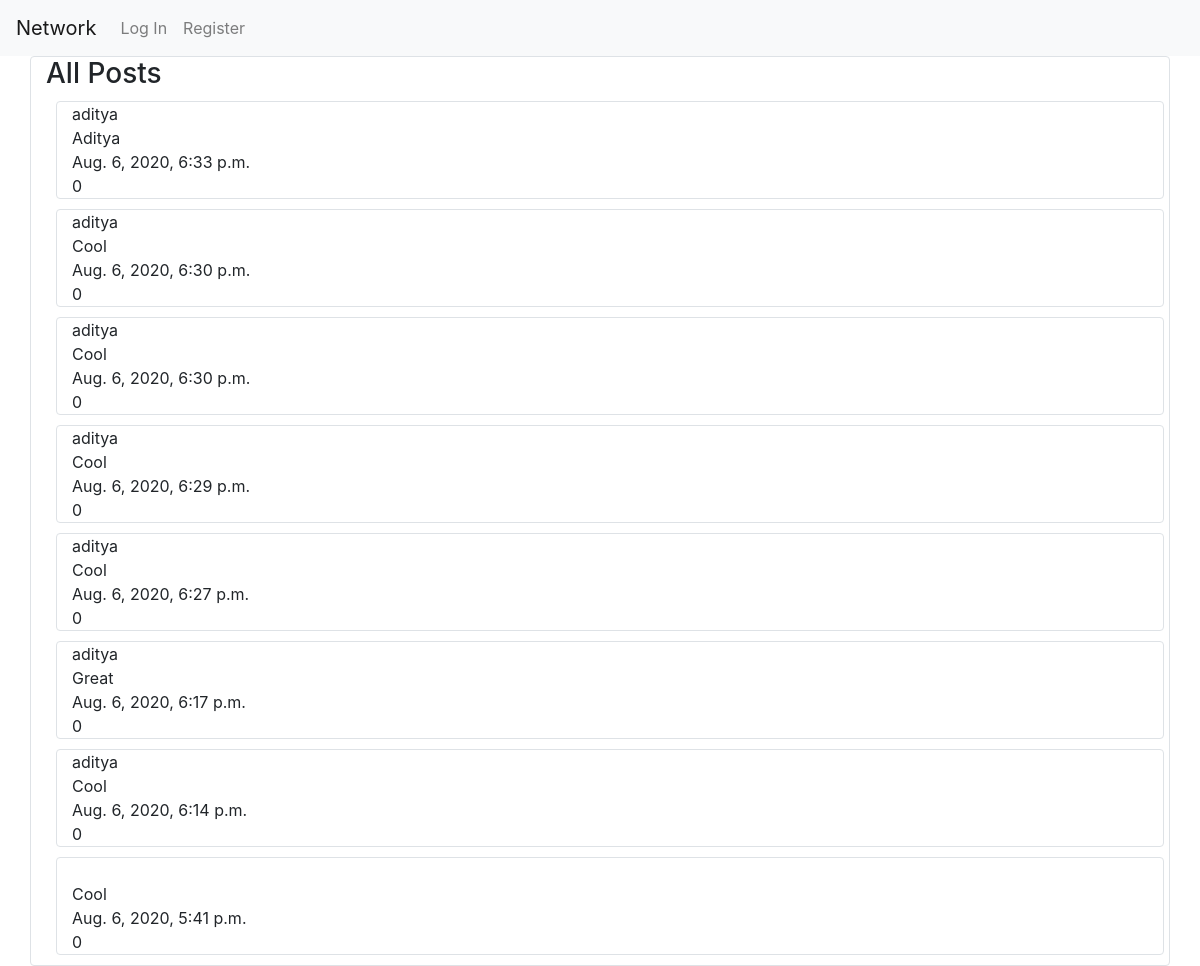
/, run on an earlier commit of the app's database.
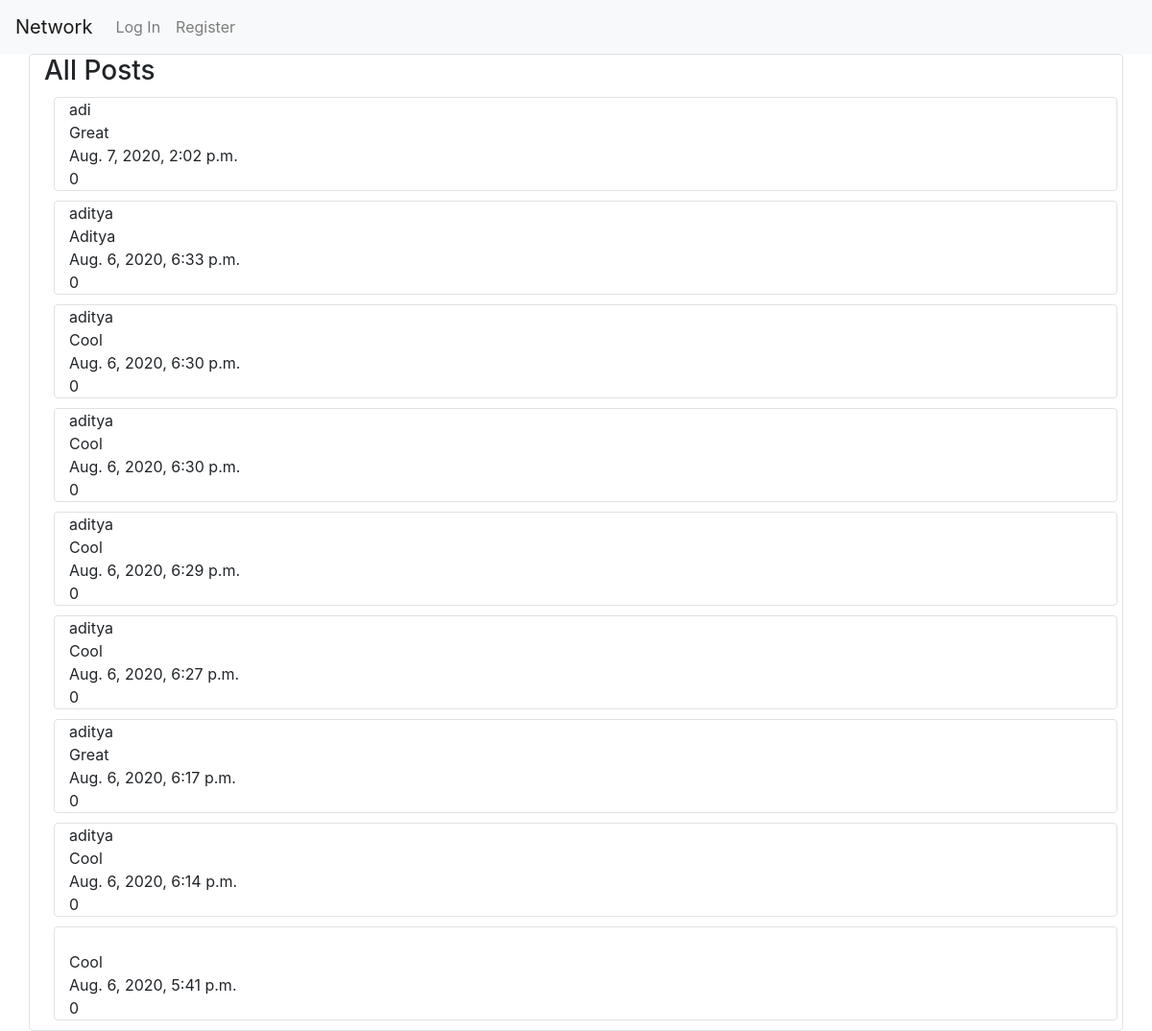
And on a later commit of the database.
### network/models.py (models this page shows)
class Post(models.Model):
    content = models.CharField(max_length=500)
    pub_time = models.DateTimeField(auto_now=True)
    likes = models.IntegerField(default=0)
    publisher = models.ForeignKey(User, on_delete=models.CASCADE, related_name="posts")
    def __str__(self):
        return self.content

class User(AbstractUser):
    pass

### network/views.py (the view)
# urls.py: path("", views.index, name="index"),
def index(request):
    posts = Post.objects.all()
    posts = list(reversed(posts))
    print(posts)
    context = {"posts": posts}
    return render(request, "network/index.html", context=context)

### network/templates/network/index.html (shortened to what this page needs)
{% extends "network/layout.html" %} {% load static %} {% block import %}
<link href="{% static 'network/index.css' %}" rel="stylesheet"> {% endblock %} {% block body %}
<div class="container border rounded">
    <h3>All Posts</h3>
    <div>
        {% for post in posts %}
        <div class="container border rounded" style="margin: 10px;">
            {{ post.publisher.username }}<br> {{ post.content }}<br> {{ post.pub_time }}<br> {{ post.likes }}
        </div>
        {% empty %}
        <p>No posts</p>
        {% endfor %}
    </div>
</div>
{% endblock %}

What changed in the data, as far as the page shows it:
added Post: publisher.username "adi", content "Great", pub_time "Aug. 7, 2020, 2:02 p.m.", likes "0"
